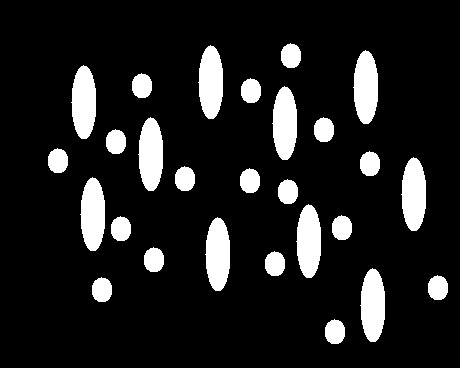
%> input picture asset/pirinc_mercimek.jpg, 460 x 368 px
$ octave pirinc_mercimek_emre2.m   (GNU Octave 9; MATLAB toolbox functions it lacks are replaced by stand-ins)
%> lines starting %> are read from the running program, lines starting %| are printed output that depends on the picture
% Bu algoritma; "alanlari ayni ama buyuk eksen uzunluklari farkli", "buyuk
% eksen uzunluklari ayni ama alanlari farkli" ve "alanlari ve buyuk eksen
% uzunluklari farkli" olan sekilleri birbirinden ayirt ederek bunlarin resim
% icerisindeki sayilarini bulma problemine komple bir cozum sunar.
% Algoritma, siyah arkaplan uzerinde bulunan iki farkli turdeki beyaz
% tanecikleri ayirt edecek sekilde tasarlanmistir.
% Yazar: Emre Gurbuz

clear all; close all; clc;

%Halihazirda siyah-beyaz olan resim okunur
bw = imread('pirinc_mercimek.jpg');
%> bw is the input picture: size 368x460 uint8; min 0, max 255, mean 32

%Okunan resimdeki her bir farkli tanecik, farkli bir rakamla isaretlenerek
%"L" matrisine atilir.
L = bwlabel(bw);
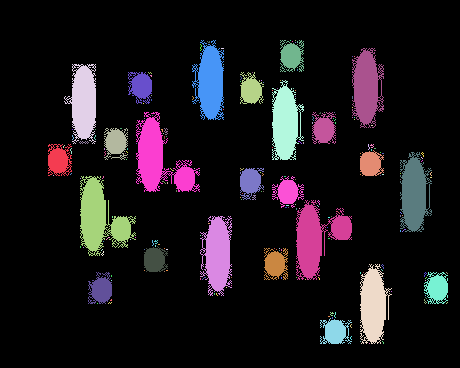
%> L: size 368x460 double; 222 distinct labels, from 0 to 221; one colour per label, 0 black

%L matrisinde yer alan her bir "ortak numerik degere sahip olan komsu
%karelerin olusturdugu sekil" e ait major eksen uzunluklari,
%"MajorAxisLength" icerisinde tutulmaktadir.
s = regionprops(L, {'majoraxislength', 'minoraxislength'});
%> s = 221 regions; first 5, MajorAxisLength and MinorAxisLength: 32.06 24.94, 1.15 1.15, 3.85 1.43, 81.23 27.28, 6.97 2.06
MajorAxisLength = cat(1, s.MajorAxisLength);
%> MajorAxisLength = 221 values, max 91.64 at index 41, min 1.15 at index 2, mean 7.84
MinorAxisLength = cat(1, s.MinorAxisLength);
%> MinorAxisLength = 221 values, max 54.08 at index 133, min 1.15 at index 2, mean 4.44

oran = MajorAxisLength ./ MinorAxisLength;
%> oran = 221 values, max 3.85 at index 25, min 1 at index 2, mean 1.71

mx = max(oran); mn = min(oran);
%> after `mx = max(oran)`: mx = 3.85
%> after `mn = min(oran)`: mn = 1
esik = (mx + mn)/2;
%> esik = 2.42

PirincSayisi = sum(oran > esik);
%> PirincSayisi = 46
MercimekSayisi = sum(oran < esik);
%> MercimekSayisi = 175

fprintf('%s : %d adet\n', 'Pirinç  ', int32(PirincSayisi));
%| Pirinç   : 46 adet
fprintf('%s : %d adet\n', 'Mercimek', int32(MercimekSayisi));
%| Mercimek : 175 adet

%Emre Gürbüz (09210148)
